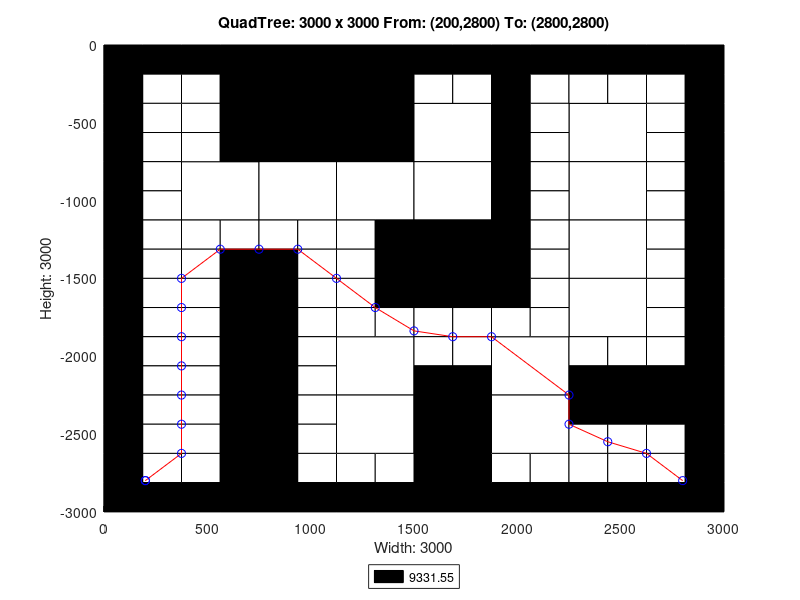

Source code (MATLAB):
axis([0 3000 -3000 0]);
title('QuadTree: 3000 x 3000 From: (200,2800) To: (2800,2800)');
xlabel('Width: 3000');
ylabel('Height: 3000');
rectangle('Position',[750 -750 750 750], 'FaceColor',[0 0 0]);
rectangle('Position',[375 -1125 375 375], 'FaceColor',[1 1 1]);
rectangle('Position',[750 -1125 375 375], 'FaceColor',[1 1 1]);
rectangle('Position',[1125 -1125 375 375], 'FaceColor',[1 1 1]);
rectangle('Position',[1500 -750 375 375], 'FaceColor',[1 1 1]);
rectangle('Position',[2250 -750 375 375], 'FaceColor',[1 1 1]);
rectangle('Position',[1500 -1125 375 375], 'FaceColor',[1 1 1]);
rectangle('Position',[1500 -1500 375 375], 'FaceColor',[0 0 0]);
rectangle('Position',[2250 -1125 375 375], 'FaceColor',[1 1 1]);
rectangle('Position',[2250 -1500 375 375], 'FaceColor',[1 1 1]);
rectangle('Position',[1125 -2250 375 375], 'FaceColor',[1 1 1]);
rectangle('Position',[1125 -2625 375 375], 'FaceColor',[1 1 1]);
rectangle('Position',[1875 -2250 375 375], 'FaceColor',[1 1 1]);
rectangle('Position',[2250 -1875 375 375], 'FaceColor',[1 1 1]);
rectangle('Position',[1500 -2625 375 375], 'FaceColor',[0 0 0]);
rectangle('Position',[1875 -2625 375 375], 'FaceColor',[1 1 1]);
rectangle('Position',[1500 -3000 375 375], 'FaceColor',[0 0 0]);
rectangle('Position',[0 -187.5 187.5 187.5], 'FaceColor',[0 0 0]);
rectangle('Position',[187.5 -187.5 187.5 187.5], 'FaceColor',[0 0 0]);
rectangle('Position',[0 -375 187.5 187.5], 'FaceColor',[0 0 0]);
rectangle('Position',[187.5 -375 187.5 187.5], 'FaceColor',[1 1 1]);
rectangle('Position',[375 -187.5 187.5 187.5], 'FaceColor',[0 0 0]);
rectangle('Position',[562.5 -187.5 187.5 187.5], 'FaceColor',[0 0 0]);
rectangle('Position',[375 -375 187.5 187.5], 'FaceColor',[1 1 1]);
rectangle('Position',[562.5 -375 187.5 187.5], 'FaceColor',[0 0 0]);
rectangle('Position',[0 -562.5 187.5 187.5], 'FaceColor',[0 0 0]);
rectangle('Position',[187.5 -562.5 187.5 187.5], 'FaceColor',[1 1 1]);
rectangle('Position',[0 -750 187.5 187.5], 'FaceColor',[0 0 0]);
rectangle('Position',[187.5 -750 187.5 187.5], 'FaceColor',[1 1 1]);
rectangle('Position',[375 -562.5 187.5 187.5], 'FaceColor',[1 1 1]);
rectangle('Position',[562.5 -562.5 187.5 187.5], 'FaceColor',[0 0 0]);
rectangle('Position',[375 -750 187.5 187.5], 'FaceColor',[1 1 1]);
rectangle('Position',[562.5 -750 187.5 187.5], 'FaceColor',[0 0 0]);
rectangle('Position',[0 -937.5 187.5 187.5], 'FaceColor',[0 0 0]);
rectangle('Position',[187.5 -937.5 187.5 187.5], 'FaceColor',[1 1 1]);
rectangle('Position',[0 -1125 187.5 187.5], 'FaceColor',[0 0 0]);
rectangle('Position',[187.5 -1125 187.5 187.5], 'FaceColor',[1 1 1]);
rectangle('Position',[0 -1312.5 187.5 187.5], 'FaceColor',[0 0 0]);
rectangle('Position',[187.5 -1312.5 187.5 187.5], 'FaceColor',[1 1 1]);
rectangle('Position',[0 -1500 187.5 187.5], 'FaceColor',[0 0 0]);
rectangle('Position',[187.5 -1500 187.5 187.5], 'FaceColor',[1 1 1]);
rectangle('Position',[375 -1312.5 187.5 187.5], 'FaceColor',[1 1 1]);
rectangle('Position',[562.5 -1312.5 187.5 187.5], 'FaceColor',[1 1 1]);
rectangle('Position',[375 -1500 187.5 187.5], 'FaceColor',[1 1 1]);
rectangle('Position',[562.5 -1500 187.5 187.5], 'FaceColor',[0 0 0]);
rectangle('Position',[750 -1312.5 187.5 187.5], 'FaceColor',[1 1 1]);
rectangle('Position',[937.5 -1312.5 187.5 187.5], 'FaceColor',[1 1 1]);
rectangle('Position',[750 -1500 187.5 187.5], 'FaceColor',[0 0 0]);
rectangle('Position',[937.5 -1500 187.5 187.5], 'FaceColor',[1 1 1]);
rectangle('Position',[1125 -1312.5 187.5 187.5], 'FaceColor',[1 1 1]);
rectangle('Position',[1312.5 -1312.5 187.5 187.5], 'FaceColor',[0 0 0]);
rectangle('Position',[1125 -1500 187.5 187.5], 'FaceColor',[1 1 1]);
rectangle('Position',[1312.5 -1500 187.5 187.5], 'FaceColor',[0 0 0]);
rectangle('Position',[1500 -187.5 187.5 187.5], 'FaceColor',[0 0 0]);
rectangle('Position',[1687.5 -187.5 187.5 187.5], 'FaceColor',[0 0 0]);
rectangle('Position',[1500 -375 187.5 187.5], 'FaceColor',[1 1 1]);
rectangle('Position',[1687.5 -375 187.5 187.5], 'FaceColor',[1 1 1]);
rectangle('Position',[1875 -187.5 187.5 187.5], 'FaceColor',[0 0 0]);
rectangle('Position',[2062.5 -187.5 187.5 187.5], 'FaceColor',[0 0 0]);
rectangle('Position',[1875 -375 187.5 187.5], 'FaceColor',[0 0 0]);
rectangle('Position',[2062.5 -375 187.5 187.5], 'FaceColor',[1 1 1]);
rectangle('Position',[1875 -562.5 187.5 187.5], 'FaceColor',[0 0 0]);
rectangle('Position',[2062.5 -562.5 187.5 187.5], 'FaceColor',[1 1 1]);
rectangle('Position',[1875 -750 187.5 187.5], 'FaceColor',[0 0 0]);
rectangle('Position',[2062.5 -750 187.5 187.5], 'FaceColor',[1 1 1]);
rectangle('Position',[2250 -187.5 187.5 187.5], 'FaceColor',[0 0 0]);
rectangle('Position',[2437.5 -187.5 187.5 187.5], 'FaceColor',[0 0 0]);
rectangle('Position',[2250 -375 187.5 187.5], 'FaceColor',[1 1 1]);
rectangle('Position',[2437.5 -375 187.5 187.5], 'FaceColor',[1 1 1]);
rectangle('Position',[2625 -187.5 187.5 187.5], 'FaceColor',[0 0 0]);
rectangle('Position',[2812.5 -187.5 187.5 187.5], 'FaceColor',[0 0 0]);
rectangle('Position',[2625 -375 187.5 187.5], 'FaceColor',[1 1 1]);
rectangle('Position',[2812.5 -375 187.5 187.5], 'FaceColor',[0 0 0]);
rectangle('Position',[2625 -562.5 187.5 187.5], 'FaceColor',[1 1 1]);
rectangle('Position',[2812.5 -562.5 187.5 187.5], 'FaceColor',[0 0 0]);
rectangle('Position',[2625 -750 187.5 187.5], 'FaceColor',[1 1 1]);
rectangle('Position',[2812.5 -750 187.5 187.5], 'FaceColor',[0 0 0]);
rectangle('Position',[1875 -937.5 187.5 187.5], 'FaceColor',[0 0 0]);
rectangle('Position',[2062.5 -937.5 187.5 187.5], 'FaceColor',[1 1 1]);
rectangle('Position',[1875 -1125 187.5 187.5], 'FaceColor',[0 0 0]);
rectangle('Position',[2062.5 -1125 187.5 187.5], 'FaceColor',[1 1 1]);
rectangle('Position',[1875 -1312.5 187.5 187.5], 'FaceColor',[0 0 0]);
rectangle('Position',[2062.5 -1312.5 187.5 187.5], 'FaceColor',[1 1 1]);
rectangle('Position',[1875 -1500 187.5 187.5], 'FaceColor',[0 0 0]);
rectangle('Position',[2062.5 -1500 187.5 187.5], 'FaceColor',[1 1 1]);
rectangle('Position',[2625 -937.5 187.5 187.5], 'FaceColor',[1 1 1]);
rectangle('Position',[2812.5 -937.5 187.5 187.5], 'FaceColor',[0 0 0]);
rectangle('Position',[2625 -1125 187.5 187.5], 'FaceColor',[1 1 1]);
rectangle('Position',[2812.5 -1125 187.5 187.5], 'FaceColor',[0 0 0]);
rectangle('Position',[2625 -1312.5 187.5 187.5], 'FaceColor',[1 1 1]);
rectangle('Position',[2812.5 -1312.5 187.5 187.5], 'FaceColor',[0 0 0]);
rectangle('Position',[2625 -1500 187.5 187.5], 'FaceColor',[1 1 1]);
rectangle('Position',[2812.5 -1500 187.5 187.5], 'FaceColor',[0 0 0]);
rectangle('Position',[0 -1687.5 187.5 187.5], 'FaceColor',[0 0 0]);
rectangle('Position',[187.5 -1687.5 187.5 187.5], 'FaceColor',[1 1 1]);
rectangle('Position',[0 -1875 187.5 187.5], 'FaceColor',[0 0 0]);
rectangle('Position',[187.5 -1875 187.5 187.5], 'FaceColor',[1 1 1]);
rectangle('Position',[375 -1687.5 187.5 187.5], 'FaceColor',[1 1 1]);
rectangle('Position',[562.5 -1687.5 187.5 187.5], 'FaceColor',[0 0 0]);
rectangle('Position',[375 -1875 187.5 187.5], 'FaceColor',[1 1 1]);
rectangle('Position',[562.5 -1875 187.5 187.5], 'FaceColor',[0 0 0]);
rectangle('Position',[0 -2062.5 187.5 187.5], 'FaceColor',[0 0 0]);
rectangle('Position',[187.5 -2062.5 187.5 187.5], 'FaceColor',[1 1 1]);
rectangle('Position',[0 -2250 187.5 187.5], 'FaceColor',[0 0 0]);
rectangle('Position',[187.5 -2250 187.5 187.5], 'FaceColor',[1 1 1]);
rectangle('Position',[375 -2062.5 187.5 187.5], 'FaceColor',[1 1 1]);
rectangle('Position',[562.5 -2062.5 187.5 187.5], 'FaceColor',[0 0 0]);
rectangle('Position',[375 -2250 187.5 187.5], 'FaceColor',[1 1 1]);
rectangle('Position',[562.5 -2250 187.5 187.5], 'FaceColor',[0 0 0]);
rectangle('Position',[750 -1687.5 187.5 187.5], 'FaceColor',[0 0 0]);
rectangle('Position',[937.5 -1687.5 187.5 187.5], 'FaceColor',[1 1 1]);
rectangle('Position',[750 -1875 187.5 187.5], 'FaceColor',[0 0 0]);
rectangle('Position',[937.5 -1875 187.5 187.5], 'FaceColor',[1 1 1]);
rectangle('Position',[1125 -1687.5 187.5 187.5], 'FaceColor',[1 1 1]);
rectangle('Position',[1312.5 -1687.5 187.5 187.5], 'FaceColor',[0 0 0]);
rectangle('Position',[1125 -1875 187.5 187.5], 'FaceColor',[1 1 1]);
rectangle('Position',[1312.5 -1875 187.5 187.5], 'FaceColor',[1 1 1]);
rectangle('Position',[750 -2062.5 187.5 187.5], 'FaceColor',[0 0 0]);
rectangle('Position',[937.5 -2062.5 187.5 187.5], 'FaceColor',[1 1 1]);
rectangle('Position',[750 -2250 187.5 187.5], 'FaceColor',[0 0 0]);
rectangle('Position',[937.5 -2250 187.5 187.5], 'FaceColor',[1 1 1]);
rectangle('Position',[0 -2437.5 187.5 187.5], 'FaceColor',[0 0 0]);
rectangle('Position',[187.5 -2437.5 187.5 187.5], 'FaceColor',[1 1 1]);
rectangle('Position',[0 -2625 187.5 187.5], 'FaceColor',[0 0 0]);
rectangle('Position',[187.5 -2625 187.5 187.5], 'FaceColor',[1 1 1]);
rectangle('Position',[375 -2437.5 187.5 187.5], 'FaceColor',[1 1 1]);
rectangle('Position',[562.5 -2437.5 187.5 187.5], 'FaceColor',[0 0 0]);
rectangle('Position',[375 -2625 187.5 187.5], 'FaceColor',[1 1 1]);
rectangle('Position',[562.5 -2625 187.5 187.5], 'FaceColor',[0 0 0]);
rectangle('Position',[0 -2812.5 187.5 187.5], 'FaceColor',[0 0 0]);
rectangle('Position',[187.5 -2812.5 187.5 187.5], 'FaceColor',[1 1 1]);
rectangle('Position',[0 -3000 187.5 187.5], 'FaceColor',[0 0 0]);
rectangle('Position',[187.5 -3000 187.5 187.5], 'FaceColor',[0 0 0]);
rectangle('Position',[375 -2812.5 187.5 187.5], 'FaceColor',[1 1 1]);
rectangle('Position',[562.5 -2812.5 187.5 187.5], 'FaceColor',[0 0 0]);
rectangle('Position',[375 -3000 187.5 187.5], 'FaceColor',[0 0 0]);
rectangle('Position',[562.5 -3000 187.5 187.5], 'FaceColor',[0 0 0]);
rectangle('Position',[750 -2437.5 187.5 187.5], 'FaceColor',[0 0 0]);
rectangle('Position',[937.5 -2437.5 187.5 187.5], 'FaceColor',[1 1 1]);
rectangle('Position',[750 -2625 187.5 187.5], 'FaceColor',[0 0 0]);
rectangle('Position',[937.5 -2625 187.5 187.5], 'FaceColor',[1 1 1]);
rectangle('Position',[750 -2812.5 187.5 187.5], 'FaceColor',[0 0 0]);
rectangle('Position',[937.5 -2812.5 187.5 187.5], 'FaceColor',[1 1 1]);
rectangle('Position',[750 -3000 187.5 187.5], 'FaceColor',[0 0 0]);
rectangle('Position',[937.5 -3000 187.5 187.5], 'FaceColor',[0 0 0]);
rectangle('Position',[1125 -2812.5 187.5 187.5], 'FaceColor',[1 1 1]);
rectangle('Position',[1312.5 -2812.5 187.5 187.5], 'FaceColor',[1 1 1]);
rectangle('Position',[1125 -3000 187.5 187.5], 'FaceColor',[0 0 0]);
rectangle('Position',[1312.5 -3000 187.5 187.5], 'FaceColor',[0 0 0]);
rectangle('Position',[1500 -1687.5 187.5 187.5], 'FaceColor',[0 0 0]);
rectangle('Position',[1687.5 -1687.5 187.5 187.5], 'FaceColor',[0 0 0]);
rectangle('Position',[1500 -1875 187.5 187.5], 'FaceColor',[1 1 1]);
rectangle('Position',[1687.5 -1875 187.5 187.5], 'FaceColor',[1 1 1]);
rectangle('Position',[1875 -1687.5 187.5 187.5], 'FaceColor',[0 0 0]);
rectangle('Position',[2062.5 -1687.5 187.5 187.5], 'FaceColor',[1 1 1]);
rectangle('Position',[1875 -1875 187.5 187.5], 'FaceColor',[1 1 1]);
rectangle('Position',[2062.5 -1875 187.5 187.5], 'FaceColor',[1 1 1]);
rectangle('Position',[1500 -2062.5 187.5 187.5], 'FaceColor',[1 1 1]);
rectangle('Position',[1687.5 -2062.5 187.5 187.5], 'FaceColor',[1 1 1]);
rectangle('Position',[1500 -2250 187.5 187.5], 'FaceColor',[0 0 0]);
rectangle('Position',[1687.5 -2250 187.5 187.5], 'FaceColor',[0 0 0]);
rectangle('Position',[2625 -1687.5 187.5 187.5], 'FaceColor',[1 1 1]);
rectangle('Position',[2812.5 -1687.5 187.5 187.5], 'FaceColor',[0 0 0]);
rectangle('Position',[2625 -1875 187.5 187.5], 'FaceColor',[1 1 1]);
rectangle('Position',[2812.5 -1875 187.5 187.5], 'FaceColor',[0 0 0]);
rectangle('Position',[2250 -2062.5 187.5 187.5], 'FaceColor',[1 1 1]);
rectangle('Position',[2437.5 -2062.5 187.5 187.5], 'FaceColor',[1 1 1]);
rectangle('Position',[2250 -2250 187.5 187.5], 'FaceColor',[0 0 0]);
rectangle('Position',[2437.5 -2250 187.5 187.5], 'FaceColor',[0 0 0]);
rectangle('Position',[2625 -2062.5 187.5 187.5], 'FaceColor',[1 1 1]);
rectangle('Position',[2812.5 -2062.5 187.5 187.5], 'FaceColor',[0 0 0]);
rectangle('Position',[2625 -2250 187.5 187.5], 'FaceColor',[0 0 0]);
rectangle('Position',[2812.5 -2250 187.5 187.5], 'FaceColor',[0 0 0]);
rectangle('Position',[1875 -2812.5 187.5 187.5], 'FaceColor',[1 1 1]);
rectangle('Position',[2062.5 -2812.5 187.5 187.5], 'FaceColor',[1 1 1]);
rectangle('Position',[1875 -3000 187.5 187.5], 'FaceColor',[0 0 0]);
rectangle('Position',[2062.5 -3000 187.5 187.5], 'FaceColor',[0 0 0]);
rectangle('Position',[2250 -2437.5 187.5 187.5], 'FaceColor',[0 0 0]);
rectangle('Position',[2437.5 -2437.5 187.5 187.5], 'FaceColor',[0 0 0]);
rectangle('Position',[2250 -2625 187.5 187.5], 'FaceColor',[1 1 1]);
rectangle('Position',[2437.5 -2625 187.5 187.5], 'FaceColor',[1 1 1]);
rectangle('Position',[2625 -2437.5 187.5 187.5], 'FaceColor',[0 0 0]);
rectangle('Position',[2812.5 -2437.5 187.5 187.5], 'FaceColor',[0 0 0]);
rectangle('Position',[2625 -2625 187.5 187.5], 'FaceColor',[1 1 1]);
rectangle('Position',[2812.5 -2625 187.5 187.5], 'FaceColor',[0 0 0]);
rectangle('Position',[2250 -2812.5 187.5 187.5], 'FaceColor',[1 1 1]);
rectangle('Position',[2437.5 -2812.5 187.5 187.5], 'FaceColor',[1 1 1]);
rectangle('Position',[2250 -3000 187.5 187.5], 'FaceColor',[0 0 0]);
rectangle('Position',[2437.5 -3000 187.5 187.5], 'FaceColor',[0 0 0]);
rectangle('Position',[2625 -2812.5 187.5 187.5], 'FaceColor',[1 1 1]);
rectangle('Position',[2812.5 -2812.5 187.5 187.5], 'FaceColor',[0 0 0]);
rectangle('Position',[2625 -3000 187.5 187.5], 'FaceColor',[0 0 0]);
rectangle('Position',[2812.5 -3000 187.5 187.5], 'FaceColor',[0 0 0]);
X=[2800,2625,2437.5,2250,2250,1875,1687.5,1500,1312.5,1125,937.5,750,562.5,375,375,375,375,375,375,375,200,200];
Y=[-2800,-2625,-2550,-2437.5,-2250,-1875,-1875,-1837.5,-1687.5,-1500,-1312.5,-1312.5,-1312.5,-1500,-1687.5,-1875,-2062.5,-2250,-2437.5,-2625,-2800,-2800];
hold on;
plot(X,Y,'r');
plot(X,Y,'bo');
legend('9331.55','Location','southoutside');
